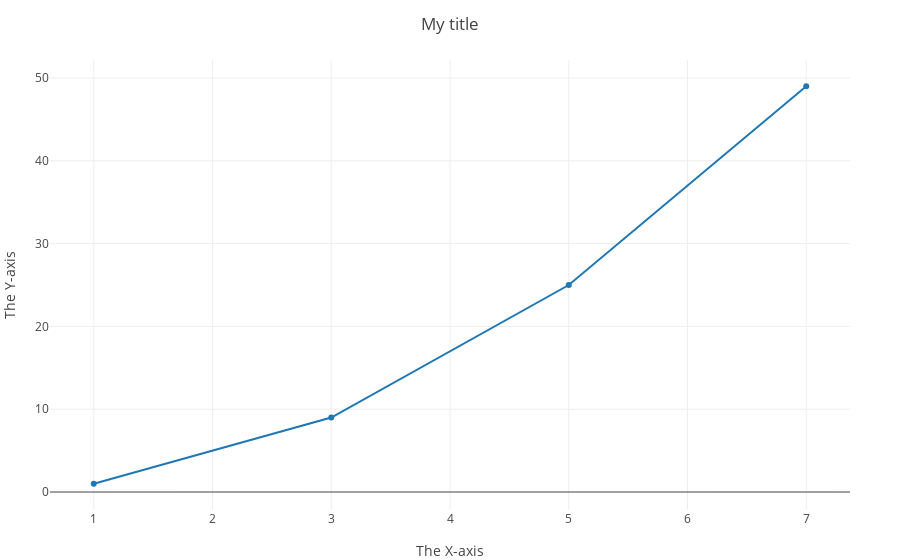

This figure's notebook cell:
### Code cell
using PlotlyJS

x = [1, 3, 5, 7]
y = [n^2 for n in x]
plot = Plot()
trace = scatter(
    x=x,
    y=y
)
addtraces!(plot, trace)
relayout!(plot, Layout(
        title="My title"),
        xaxis=attr(title="The X-axis"),
        yaxis=attr(title="The Y-axis"),
    )
    # title = "figname.png"
    # savefig(plot, title)
plot

### Figure 1 — Plotly figure (JSON) as saved in the notebook; plotly's stock layout.template omitted (floating-point values rounded to 4 significant figures)
{"data": [{"y": [1, 9, 25, 49], "type": "scatter", "x": [1, 3, 5, 7]}], "layout": {"xaxis": {"title": "The X-axis"}, "margin": {"l": 50, "b": 50, "r": 50, "t": 60}, "title": "My title", "yaxis": {"title": "The Y-axis"}}}
